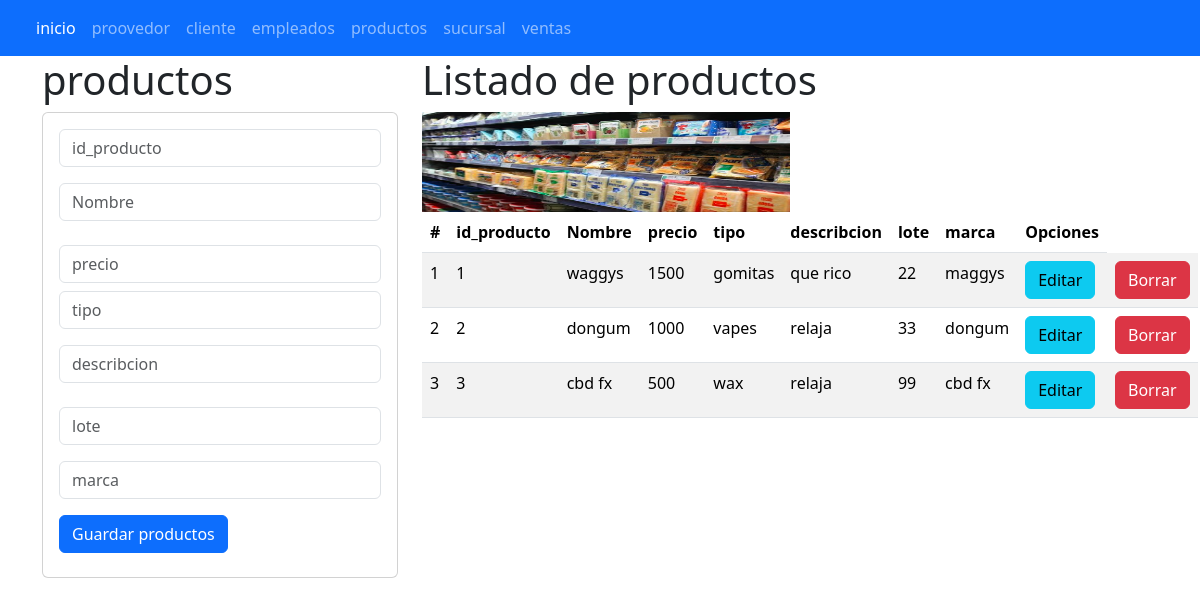
The page /productos on the database its author committed.
### producto_app/models.py (models this page shows, shortened)
class producto(models.Model):
    id_producto = models.CharField(primary_key=True,max_length=6)
    nombre = models.CharField(max_length=45)
    precio = models.CharField(max_length=45)
    tipo = models.CharField(max_length=45)
    describcion = models.CharField(max_length=45)
    lote = models.CharField(max_length=100)
    marca = models.CharField(max_length=15)

### producto_app/views.py (the view)
# urls.py: path("productos",views.inicio_vistaproductos,name="productos"),
def inicio_vistaproductos(request):
    losproductos = producto.objects.all()
    return render(request,"gestionarproducto.html",{"misproducto":losproductos})

### producto_app/templates/gestionarproducto.html
{% extends "base.html" %}
{% block cuerpo %}
{% load static %}
 <div class="row">
   <div class="col-sm-12 col-md-4 col-lg-4 col-xl-4">
    <h1>productos</h1>
    <div class="card">
      <div class="card-body">
        <form action="registrarproducto/" method="POST"> {% csrf_token %}
          <div class="form-group">
            <input type="text" id="txtidproducto" name="txtidproducto" placeholder="id_producto" minlength="1" maxlength="6" class="form-control" required>
          </div>
          <div class="form-group py-3">
            <input type="text" id="txtnombre" name="txtnombre" placeholder="Nombre " maxlength="45" class="form-control" required>
          </div>
          <div class="form-group py-2">
            <input type="text" id="txtprecio" name="txtprecio" placeholder="precio" maxlength="100" class="form-control" required>
          </div>
          <div class="form-group">
            <input type="text" id="txttipo" name="txttipo" placeholder="tipo" maxlength="45" class="form-control" required>
          </div>
          <div class="form-group py-3">
            <input type="text" id="txtdescribcion" name="txtdescribcion" placeholder="describcion" maxlength="15" class="form-control" required>
          </div>
          <div class="form-group py-2">
            <input type="text" id="txtlote" name="txtlote" placeholder="lote" maxlength="45" class="form-control" required>
          </div>
          <div class="form-group py-2">
            <input type="text" id="txtmarca" name="txtmarca" placeholder="marca" maxlength="45" class="form-control" required>
          </div>
          <div class="form-group py-2">
            <button type="submit" class="btn btn-primary">Guardar productos</button>
          </div>
        </form>
      </div>
    </div>
   </div>
   <div class="col-sm-12 col-md-8 col-lg-8 col-xl-8">
   <h1>Listado de productos</h1>
   <img class="w-50" src="{% static 'img/productos.png' %}" alt="nava" width="100" height="100"/>
  <table class="table table-striped">
    <thead>
      <tr>
        <th scope="col">#</th>
        <th scope="col">id_producto</th>
        <th scope="col">Nombre</th>
        <th scope="col">precio</th>
        <th scope="col">tipo</th>
        <th scope="col">describcion</th>
        <th scope="col">lote</th>
        <th scope="col">marca</th>
        <th>Opciones</th>
      </tr>
    </thead>
    <tbody>
      {% for m in misproducto %}
      <tr>
        <td> {{forloop.counter}} </td>
        <td> {{m.id_producto}} </td>
        <td> {{m.nombre}} </td>
        <td> {{m.precio}} </td>
        <td> {{m.tipo}} </td>
        <td> {{m.describcion}} </td>
        <td> {{m.lote}} </td>
        <td> {{m.marca}} </td>
        <td> <a href="seleccionarproducto/{{m.id_producto}}" class="btn btn-info"> Editar</a> </td>
        <td> <a href="borrarproducto/{{m.id_producto}}" class="btn btn-danger"> Borrar</a> </td>
      </tr>
      {% endfor %}
    </tbody>
  </table>
 </div>
{% endblock %}

### rows shown on the page
producto: id_producto "1", nombre "waggys", precio "1500", tipo "gomitas", describcion "que rico", lote "22", marca "maggys"
producto: id_producto "2", nombre "dongum", precio "1000", tipo "vapes", describcion "relaja", lote "33", marca "dongum"
producto: id_producto "3", nombre "cbd fx", precio "500", tipo "wax", describcion "relaja", lote "99", marca "cbd fx"
